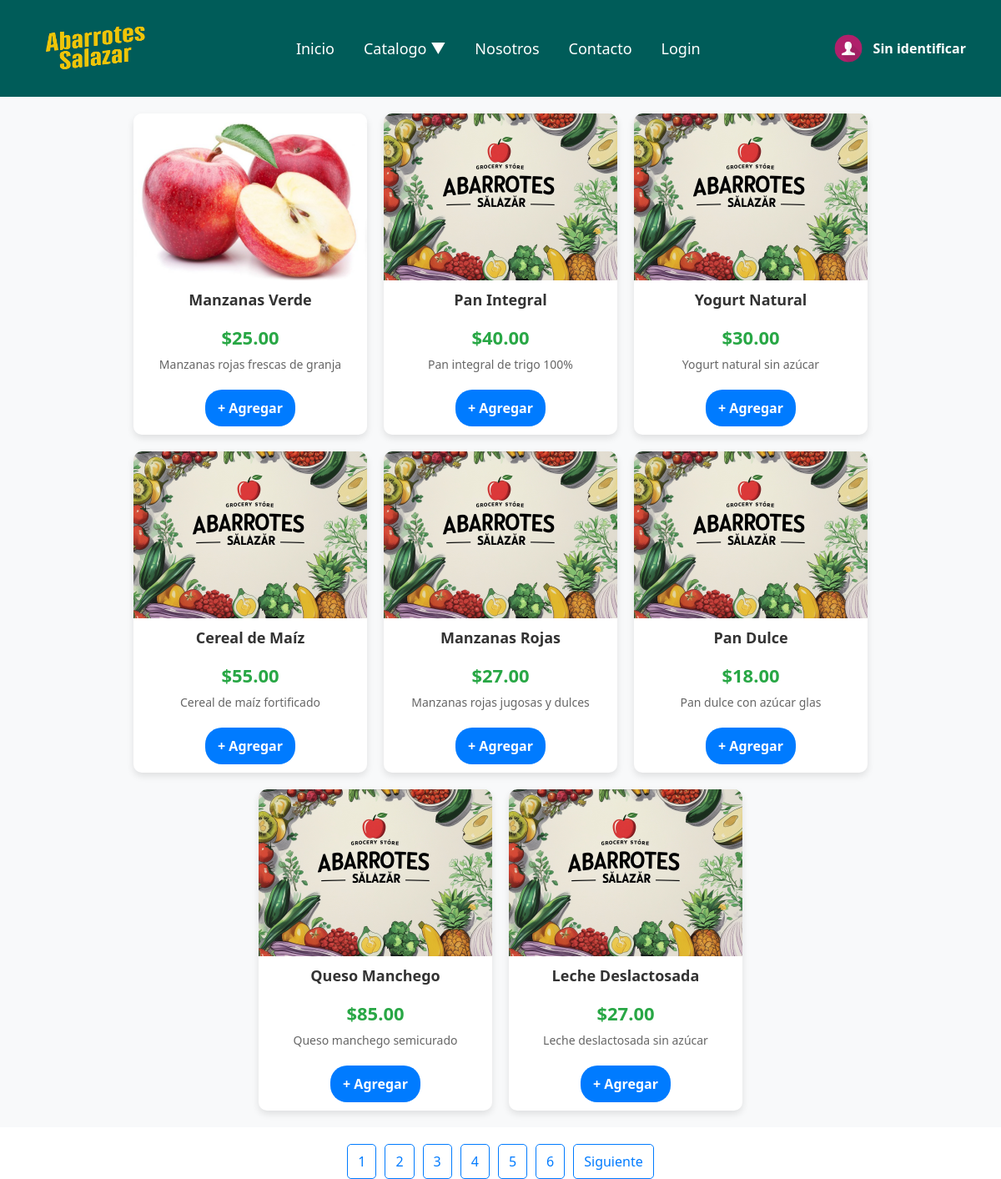
The app's page /vista/productos.php?categoria=fresco with its own data.
### tables this page shows
CREATE TABLE `productos` (
  `id` int(11) NOT NULL,
  `producto` varchar(255) NOT NULL,
  `imagen` text DEFAULT NULL,
  `alterno` varchar(255) DEFAULT NULL,
  `descripcion` text DEFAULT NULL,
  `estado` enum('disponible','agotado') NOT NULL,
  `precio` decimal(10,2) NOT NULL,
  `categoria` varchar(100) DEFAULT NULL,
  `cantidad` int(11) NOT NULL DEFAULT 0,
  `proveedor` varchar(255) DEFAULT NULL
);

### vista/productos.php (the view, shortened to what this page needs)
<?php
include_once "encabezado.php";
$productos_por_pagina = 8;
if (isset($_GET['pagina'])) {
    $pagina_actual = $_GET['pagina'];
} else {
    $pagina_actual = 1;
}
$productonoquiero = ($pagina_actual - 1) * $productos_por_pagina;
$categoria = $_GET['categoria'];
$cone = new Servidor("root","proyecto","");
$conexion = $cone->conecta();
$sql = $conexion->prepare("SELECT * FROM productos WHERE categoria = '$categoria' LIMIT $productonoquiero, $productos_por_pagina");
$sql->setFetchMode(PDO::FETCH_ASSOC);
$sql->execute();
$productos = array();
while ($registro = $sql->fetch()) {
    $productos[] = array(
        'id' => $registro['id'],
        'nombre' => $registro['producto'],
        'imagen' => $registro['imagen'],
        'alterno' => $registro['alterno'],
        'descripcion' => $registro['descripcion'],
        'estado' => $registro['estado'],
        'precio' => $registro['precio'],
        'cantidad' => $registro['cantidad']
    );
}
?>
<!DOCTYPE html>
<html lang="en">
<head>
    <link rel="stylesheet" href="css/bootstrap.min.css">
    <link rel="stylesheet" href="css/productos.css">
</head>
<body>
<div class="contenedor">
    <?php foreach ($productos as $productoreconocido){
        $sinStock = $productoreconocido['cantidad'] <= 0 ? 'sin-stock' : '';
        $botonTexto = $productoreconocido['cantidad'] > 0 ? '+ Agregar' : 'No disponible';
        $botonClase = $productoreconocido['cantidad'] > 0 ? '' : 'disabled';
    ?>
        <div class="caja <?php echo $sinStock; ?>">
            <img src="<?php echo $productoreconocido['imagen']; ?>" alt="<?php echo $productoreconocido['alterno']; ?>" class="imagen2">
            <div class="nombre"><?php echo $productoreconocido['nombre'];?></div>
            <div class="precio">$<?php echo $productoreconocido['precio']; ?></div>
            <div class="descripcion"><?php echo $productoreconocido['descripcion']; ?></div>
            <div class="divboton">
                <button type="button" class="boton comprar <?php echo $botonClase; ?>" data-id="<?php echo $productoreconocido['id']; ?>">
                    <?php echo $botonTexto; ?>
                </button>
            </div>
        </div>
    <?php } ?>
</div>
<?php
$sql_total = $conexion->prepare("SELECT COUNT(*) AS total FROM productos WHERE categoria = '$categoria'");
$sql_total->execute();
$total_registros = $sql_total->fetch()['total'];
$total_paginas = ceil($total_registros / $productos_por_pagina);
if ($total_paginas > 1) {
    echo '<div class="pagination">';
    for ($i = 1; $i <= $total_paginas; $i++) {
        if ($i == $pagina_actual) {
            echo '<span>' . $i . '</span>';
        } else {
            echo '<a href="?categoria=' . $categoria . '&pagina=' . $i . '">' . $i . '</a>';
        }
    }
    if ($pagina_actual < $total_paginas) {
        echo '<a href="?categoria=' . $categoria . '&pagina=' . ($pagina_actual + 1) . '">Siguiente</a>';
    }
    echo '</div>';
}
?>
</body>
</html>

### vista/encabezado.php (shortened to what this page needs)
<!DOCTYPE html>
<html lang="es">
<head>
    <link rel="stylesheet" href="css/encabezado.css">
</head>
<body>
    <nav class="navbar">
        <div class="container">
            <a class="navbar-brand" href="index.php">
                <img src="img/logo.png" alt="Logo">
            </a>
            <ul class="nav-links">
                <li><a href="index.php">Inicio</a></li>
                <li class="dropdown">
                    <a href="#">Catalogo ▼</a>
                </li>
                <li><a href="nosotros.php">Nosotros</a></li>
                <li><a href="contacto.php">Contacto</a></li>
                <li><a href="login.php">Login</a></li>
            </ul>
            <div class="user-info">
                <img src="img/usuario.png" alt="Usuario">
                <span><?php echo $_SESSION['nombre']; ?></span>
            </div>
        </div>
    </nav>
</body>
</html>

### vista/css/encabezado.css (style rules this page uses)
body { font-family: 'Arial', sans-serif; margin: 0; padding: 0; }
.navbar { background: #005c59; padding: 15px 20px; display: flex; justify-content: space-between; align-items: center; position: fixed; width: 100%; top: 0; left: 0; z-index: 1000; transition: background 0.3s ease-in-out; }
.navbar-brand img { height: 90px; width: 140px; transition: transform 0.3s ease-in-out; }
.nav-links { list-style: none; display: flex; gap: 15px; flex-wrap: nowrap; padding: 0; margin: 0; }
.nav-links li { position: relative; }
.nav-links a { text-decoration: none; color: #fff; font-size: 18px; transition: 0.3s; padding: 10px; }
.user-info { display: flex; align-items: center; gap: 10px; flex-wrap: nowrap; }
.user-info img { width: 40px; height: 40px; border-radius: 50%; transition: transform 0.3s ease-in-out; }
.user-info span { color: white; font-weight: bold; }
.container { display: flex; align-items: center; justify-content: space-between; gap: 10px; flex-wrap: nowrap; width: 100%; }

### vista/css/productos.css (style rules this page uses)
.contenedor { display: flex; flex-wrap: wrap; justify-content: center; gap: 20px; padding: 20px; background-color: #f8f9fa; }
.caja { width: 280px; background: #ffffff; border-radius: 10px; box-shadow: 0 4px 8px rgba(0, 0, 0, 0.1); overflow: hidden; text-align: center; transition: transform 0.3s ease, box-shadow 0.3s ease; }
.imagen2 { width: 100%; height: 200px; object-fit: cover; }
.nombre { font-size: 18px; font-weight: bold; padding: 10px; color: #333; }
.precio { font-size: 22px; font-weight: bold; color: #28a745; padding: 5px 0; }
.descripcion { font-size: 14px; color: #666; padding: 0 15px 10px; }
.divboton { padding: 10px; }
.boton { background-color: #007bff; color: white; padding: 10px 15px; font-size: 16px; font-weight: bold; border: none; border-radius: 20px; cursor: pointer; display: inline-flex; align-items: center; gap: 10px; transition: background 0.3s; }
.pagination { display: flex; justify-content: center; margin-top: 20px; }
.pagination a, .pagination span { padding: 8px 12px; margin: 0 5px; text-decoration: none; border-radius: 5px; color: #007bff; border: 1px solid #007bff; transition: background 0.3s; }

### records on screen
productos: imagen (picture), producto "Manzanas Verde", precio "25.00", descripcion "Manzanas rojas frescas de granja", cantidad "+ Agregar"
productos: imagen (picture), producto "Pan Integral", precio "40.00", descripcion "Pan integral de trigo 100%", cantidad "+ Agregar"
productos: imagen (picture), producto "Yogurt Natural", precio "30.00", descripcion "Yogurt natural sin azúcar", cantidad "+ Agregar"
productos: imagen (picture), producto "Cereal de Maíz", precio "55.00", descripcion "Cereal de maíz fortificado", cantidad "+ Agregar"
productos: imagen (picture), producto "Manzanas Rojas", precio "27.00", descripcion "Manzanas rojas jugosas y dulces", cantidad "+ Agregar"
productos: imagen (picture), producto "Pan Dulce", precio "18.00", descripcion "Pan dulce con azúcar glas", cantidad "+ Agregar"
productos: imagen (picture), producto "Queso Manchego", precio "85.00", descripcion "Queso manchego semicurado", cantidad "+ Agregar"
productos: imagen (picture), producto "Leche Deslactosada", precio "27.00", descripcion "Leche deslactosada sin azúcar", cantidad "+ Agregar"

### other values on screen
$_SESSION['nombre'] "Sin identificar"
